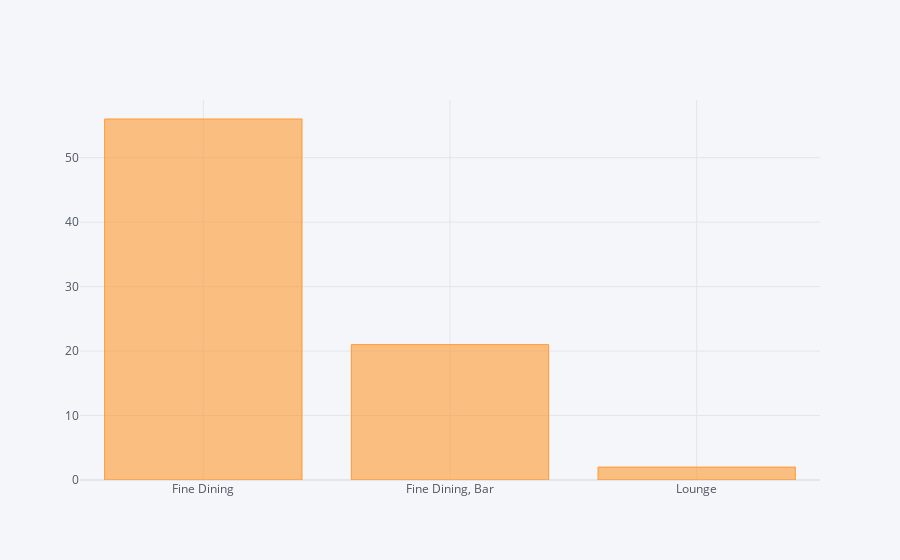

Write notebook code for a chart like this one.
### Markdown cell above
Majority of Expensive Restaurants are located in Residency Road

### Code cell
df[df.cost>3000].rest_type.value_counts().iplot(kind="bar")

### Figure 1 — Plotly figure (JSON) as saved in the notebook; plotly's stock layout.template omitted (floating-point values rounded to 4 significant figures)
{"data": [{"marker": {"color": "rgba(255, 153, 51, 0.6)", "line": {"color": "rgba(255, 153, 51, 1.0)", "width": 1}}, "name": "rest_type", "orientation": "v", "text": "", "type": "bar", "x": ["Fine Dining", "Fine Dining, Bar", "Lounge"], "y": [56, 21, 2]}], "layout": {"legend": {"bgcolor": "#F5F6F9", "font": {"color": "#4D5663"}}, "paper_bgcolor": "#F5F6F9", "plot_bgcolor": "#F5F6F9", "title": {"font": {"color": "#4D5663"}}, "xaxis": {"gridcolor": "#E1E5ED", "showgrid": true, "tickfont": {"color": "#4D5663"}, "title": {"font": {"color": "#4D5663"}, "text": ""}, "zerolinecolor": "#E1E5ED"}, "yaxis": {"gridcolor": "#E1E5ED", "showgrid": true, "tickfont": {"color": "#4D5663"}, "title": {"font": {"color": "#4D5663"}, "text": ""}, "zerolinecolor": "#E1E5ED"}}}
